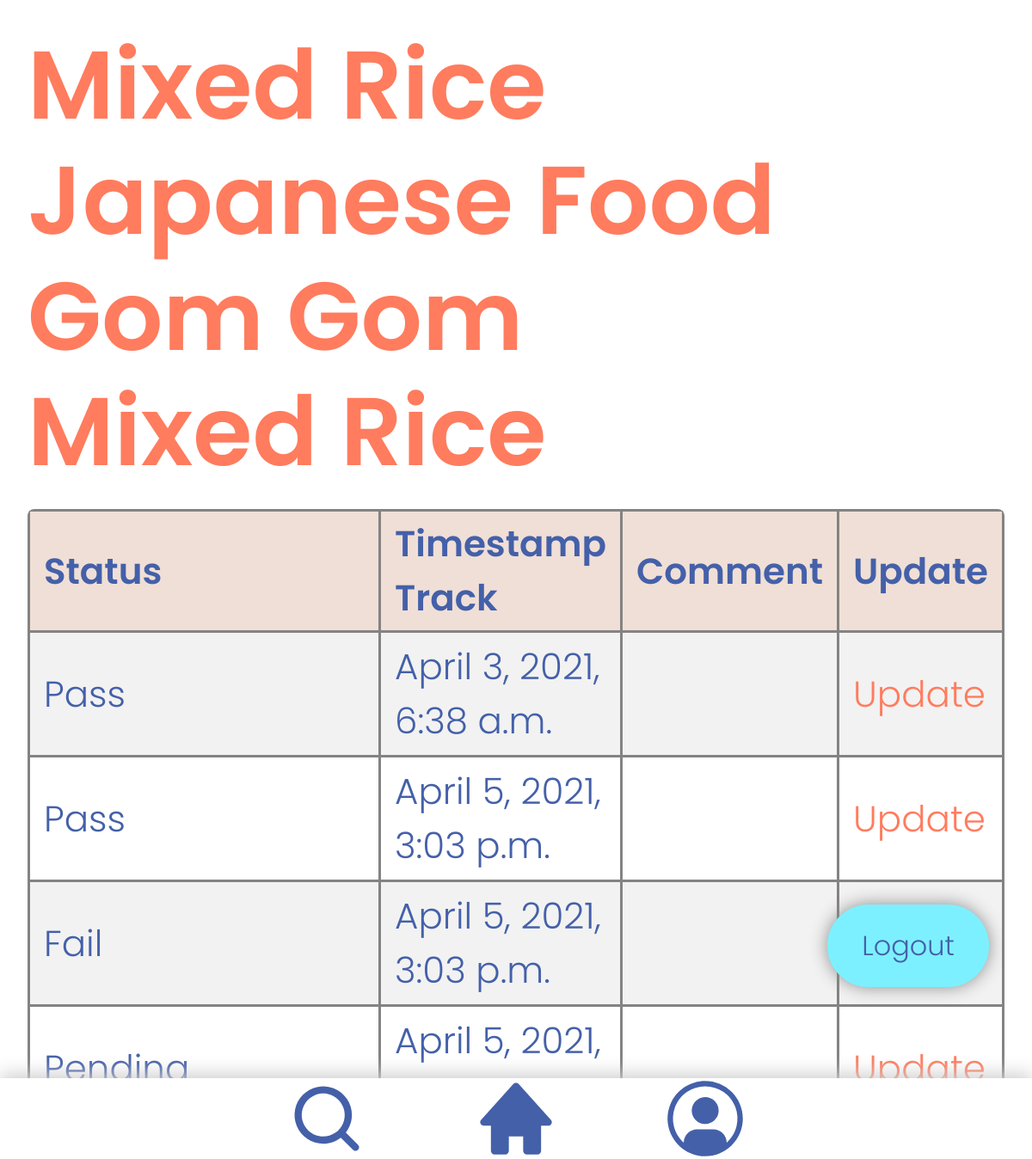
/tenant_only/ (signed in), run on the app's committed database.
### accounts/models.py (models this page shows, shortened)
class Audit(models.Model):
    STATUS = (
        ('Pending', 'Pending'),
        ('Pass', 'Pass'),
        ('Fail', 'Fail'),
    )
    date_audited = models.DateTimeField(auto_now_add=True)
    status = models.CharField(max_length=50, choices=STATUS)
    tenant = models.ForeignKey(Tenant, null=True, on_delete=models.SET_NULL)
    staff = models.ForeignKey(Staff, null=True, on_delete=models.SET_NULL)
    comment = models.TextField(blank=True)

class Tenant(models.Model):
    STATUS = (
        ('Pending', 'Pending'),
        ('Pass', 'Pass'),
        ('Fail', 'Fail'),
    )
    name = models.CharField(max_length=100)
    status = models.CharField(max_length=50, choices=STATUS, blank=True)
    category = models.CharField(max_length=100)
    date_created = models.DateTimeField(auto_now_add=True)
    description = models.CharField(max_length=100, blank=True)
    actual_img = models.ImageField(upload_to ='images/')

### accounts/views.py (the view)
# urls.py: path('tenant_only/',views.userPage,name="user-page"),
@login_required(login_url='login')
def userPage(request):
    audits = Audit.objects.all()
    return render(request, 'accounts/tenant_only.html', {'audits': audits})

### accounts/templates/accounts/tenant_only.html (shortened to what this page needs)
{% extends 'accounts/main.html' %}
{% load static %}
{% block content %}
<html>
  <head>
    /></head>
    <div>{% for i in audits %}
        <h1>{{ i.tenant.name }}</h1>{% endfor %}
        <table class="">
      <tr>
        <th>Status</th>
          <th>Timestamp Track</th>
          <th>Comment</th>
          <th>Update</th>
      </tr>
            {% for i in audits %}
      <tr>
        <td>{{ i.status }}</td>
      <td>{{ i.date_audited }}</td>
      <td>{{ i.comment }}</td>
        <td>
          <a class="updateButton" href="{% url 'upload_image' %}">Update</a>
        </td>
      </tr>
            {% endfor %}
  </div><a class="logout" href="{% url 'logout' %}">Logout</a>
</html>{% endblock %}

### static/CSS/index.css (style rules this page uses)
body { margin: 2rem; font-family: "Poppins", sans-serif; color: #4460a9; font-weight: 350; font-size: 3.5vw; height:90% }
table { border-collapse: collapse; display: block; width: 100%; overflow-y: auto; overflow-x: hidden; border-radius: 8px 8px 8px 8px; margin-top: 2%; }
table td, table th { border: 3px solid rgb(131, 131, 131); padding-left: 1rem; padding-right: 1rem; padding-bottom: 0.5rem; padding-top: 00.5rem; width: 100%; }
table tr:nth-child(even) { background-color: #f2f2f2; }
table th { padding-top: 6px; padding-bottom: 6px; text-align: left; background-color: #f0dfd6; font-weight: 550; }
h1 { margin-bottom: 0%; font-size: 7rem; color: #ff7c5e; font-weight: 600; display: block; width: 100%; margin-top: 0%; }
.updateButton { color: #ff7c5e; }
.logout { border-color:#7df0ff; border-style: solid; border-width: 8px; padding: 1rem 2rem; margin-top: 20px; position: absolute; bottom:200px; right: 50px; border-radius: 50px; background-color: #7df0ff; color: #4460a9; text-decoration: none; box-shadow: 0px 0px 20px rgb(139, 139, 139); font-size: 2rem; font-family: "Poppins", sans-serif; }

### static/CSS/Navbar.css (style rules this page uses)
body { margin: 15px; font-family: "Poppins", sans-serif; color: #4460a9; font-weight: 350; font-size: 3.5vw; }

### data on the page
Audit: tenant.name "Mixed Rice", status "Pass", date_audited "April 3, 2021, 6:38 a.m."
Audit: tenant.name "Japanese Food", status "Pass", date_audited "April 5, 2021, 3:03 p.m."
Audit: tenant.name "Gom Gom", status "Fail", date_audited "April 5, 2021, 3:03 p.m."
Audit: tenant.name "Mixed Rice", status "Pending", date_audited "April 5, 2021,…"
